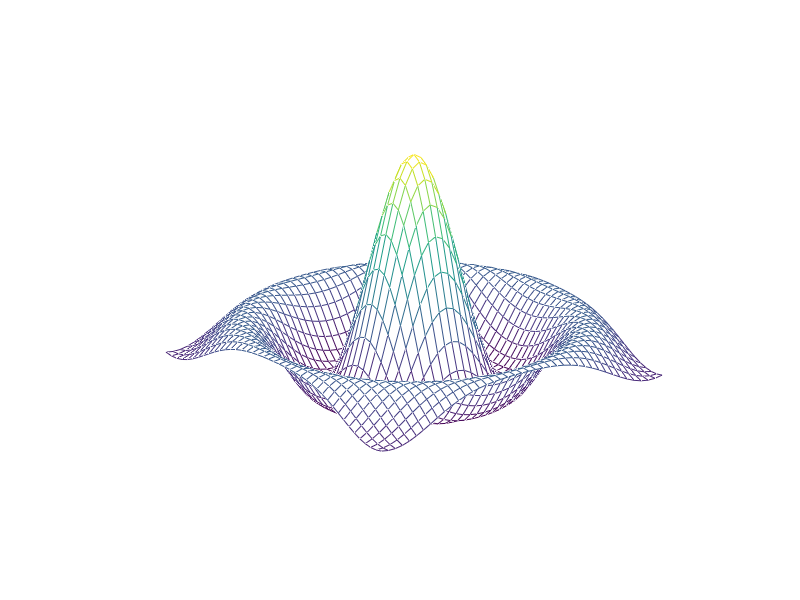

This figure's MATLAB source:
x = y = linspace(-8, 8, 41)';
[xx, yy] = meshgrid(x, y);
z = sqrt(xx .^ 2 + yy .^ 2) + eps;
z = sin(z) ./ z;
clf;
mesh(x, y, z)
axis off
print -dfig f2.fig
